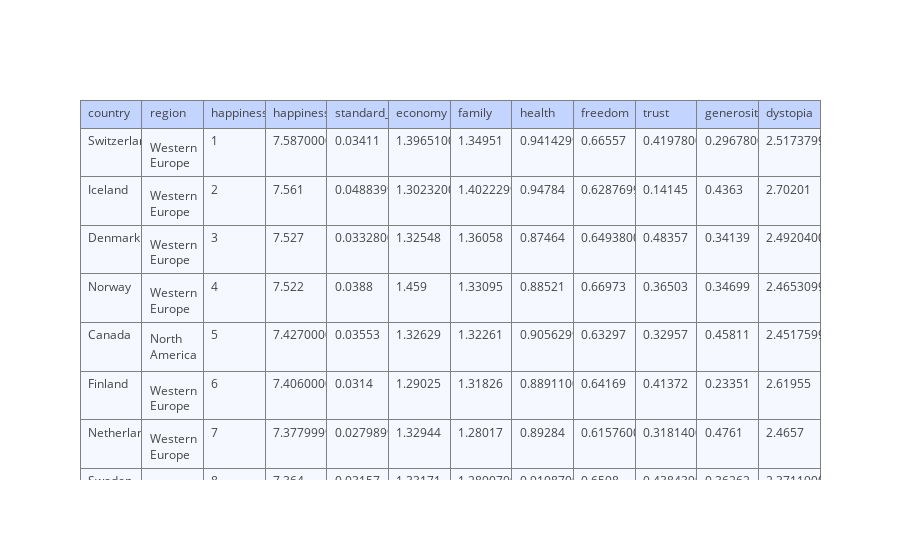

The notebook cell this image was saved under:
### Markdown cell above
## 2015 Happiness Report Analyse

### Code cell
trace = go.Table(
    header=dict(values=list(data2015.columns),
                fill = dict(color='#C2D4FF'),
                align = ['left'] * 5),
    cells=dict(values=[data2015.country, data2015.region, data2015.happiness_rank, data2015.happiness_score, data2015.standard_error,data2015.economy,data2015.family, data2015.health,data2015.freedom,data2015.trust,data2015.generosity,data2015.dystopia],
               fill = dict(color='#F5F8FF'),
               align = ['left'] * 5))

data = [trace]
fig = dict(data = data)
iplot(fig)

### Figure 1 — Plotly figure (JSON) as saved in the notebook; plotly's stock layout.template omitted (floating-point values rounded to 4 significant figures; data arrays with more than 128 entries replaced by an {"elided": "..."} marker saying what was removed)
{"data": [{"cells": {"align": ["left", "left", "left", "left", "left"], "fill": {"color": "#F5F8FF"}, "values": {"elided": "12x158 mixed values"}}, "header": {"align": ["left", "left", "left", "left", "left"], "fill": {"color": "#C2D4FF"}, "values": ["country", "region", "happiness_rank", "happiness_score", "standard_error", "economy", "family", "health", "freedom", "trust", "generosity", "dystopia"]}, "type": "table", "uid": "9c2ac8a3-1d28-4b3b-80d3-7d3ed89dbbc1"}], "layout": {}}
